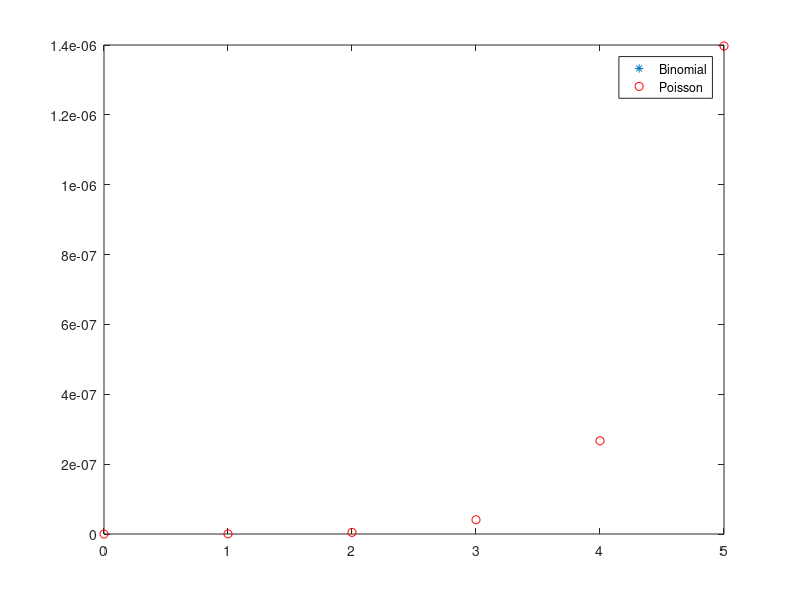

Reproduce this figure in MATLAB.
% Lab 3. 1)
%Normal Distribution
miu = input( 'Miu from R = ');
sigm = input( 'Sigma greater than 0 = ');

% a) P( X <= 0 ) & P( X >= 0 )
v1 = normcdf(0, miu, sigm);
fprintf('Normal P( X <= 0 ) = %1.4f \n', v1)

v2 = 1 - v1 + normpdf(0,miu,sigm);
fprintf('Normal P( X >= 0 ) = %1.4f \n', v2)

% b) P( -1 <= X <= 1 ) & P( X <= -1 or X >= 1 ) == F(b) - F(a)
v1 = normcdf(1, miu, sigm) - normcdf(-1, miu, sigm);
fprintf('Normal P( -1 <= X <= 1 ) = %1.4f \n', v1)

v2 = 1 - v1;
fprintf('Normal P( X <= -1 or X >= 1 ) = %1.4f \n', v2)

%c) quantile of alpha : P( X < xalpha ) = alpha. rez = xalpha
myAlpha = input('Quantile of: alpha (0, 1) = ');
q = norminv(myAlpha, miu, sigm);
fprintf('Quantile of order %1.4f is %1.4f \n', myAlpha, q)

%d) quantile of beta : P( X > xbeta ) = beta. rez = xbeta
myBeta = input('Quantile of: beta (0, 1) = ');
q = norminv(1 - myBeta, miu, sigm);
fprintf('Quantile of order 1 - %1.4f is %1.4f \n', myBeta, q)

%Chi Squared Distribution
n = input( 'n from N = ');

% a) P( X <= 0 ) & P( X >= 0 )
v1 = chi2cdf(0, n);
fprintf('Chi Squared P( X <= 0 ) = %1.4f \n', v1)

v2 = 1 - v1;
fprintf('Chi Squared P( X >= 0 ) = %1.4f \n', v2)

% b) P( -1 <= X <= 1 ) & P( X <= -1 or X >= 1 ) == F(b) - F(a)
v1 = chi2cdf(1, n) - chi2cdf(-1, n);
fprintf('Chi Squared P( -1 <= X <= 1 ) = %1.4f \n', v1)

v2 = 1 - v1;
fprintf('Chi Squared P( X <= -1 or X >= 1 ) = %1.4f \n', v2)

%c) quantile of alpha : P( X < xalpha ) = alpha. rez = xalpha
myAlpha = input('Quantile of: alpha (0, 1) = ');
q = chi2inv(myAlpha, n);
fprintf('Quantile of order %1.4f is %1.4f \n', myAlpha, q)

%d) quantile of beta : P( X > xbeta ) = beta. rez = xbeta
myBeta = input('Quantile of: beta (0, 1) = ');
q = chi2inv(1 - myBeta, n);
fprintf('Quantile of order 1 - %1.4f is %1.4f \n', myBeta, q)

%2) Poisson approximation of the binomial distribution: 
%If n >= 30 and p <= 0.05, then Bino(n,p) =aprox= Poisson(lambda = np)
n = input('Number of trials greater than 30 = ');
p = input('P less than 0.05 = ')
x = 0:n
plot(x, binocdf(x,n,p), '*', x, poisscdf(x,n*p) , 'ro')
legend('Binomial', 'Poisson')